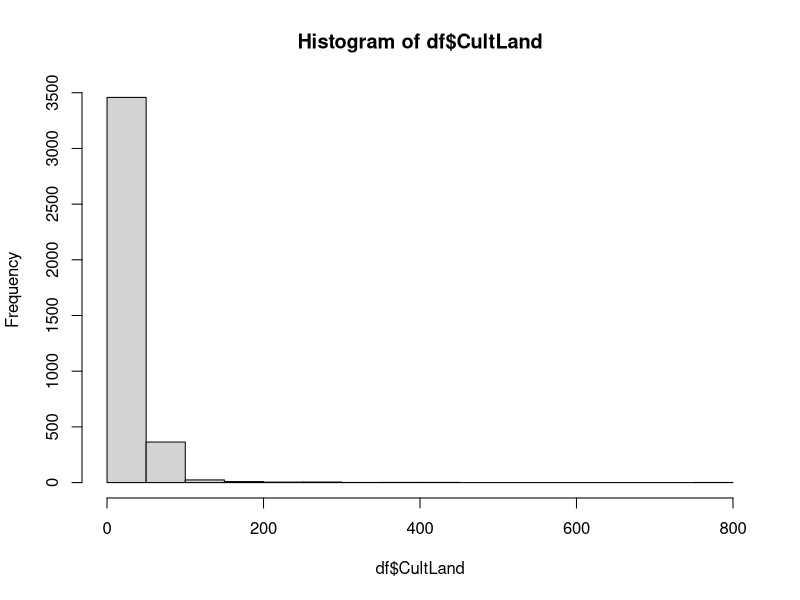
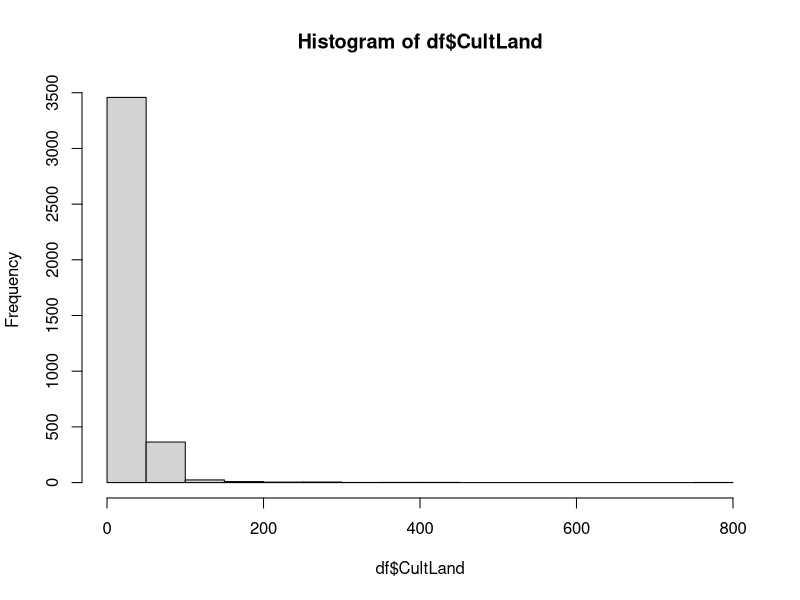
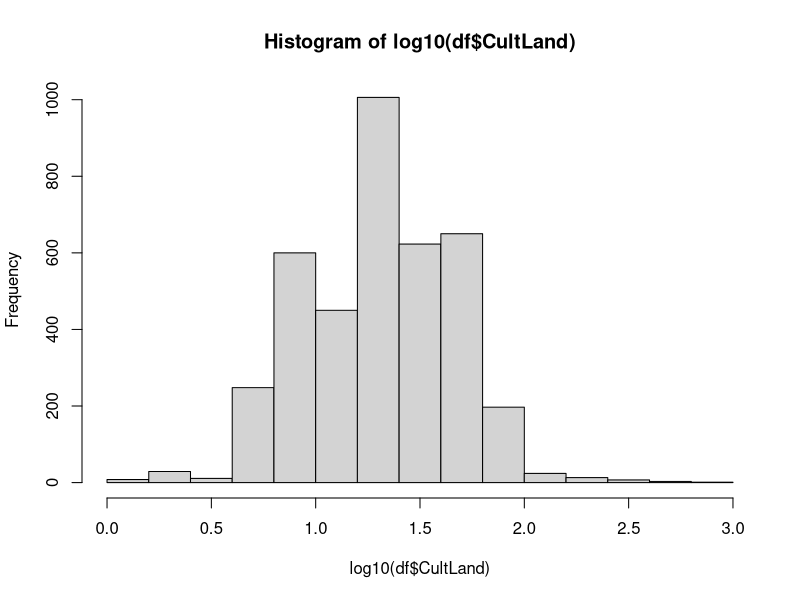
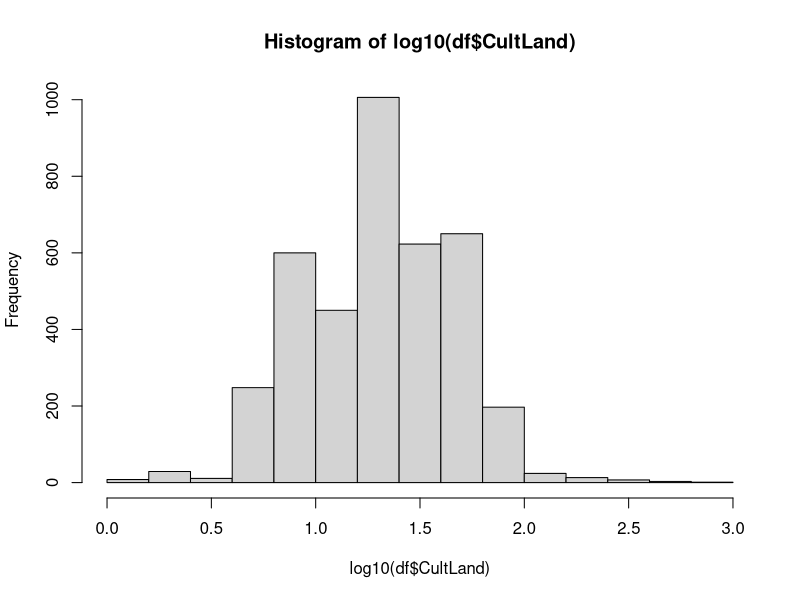
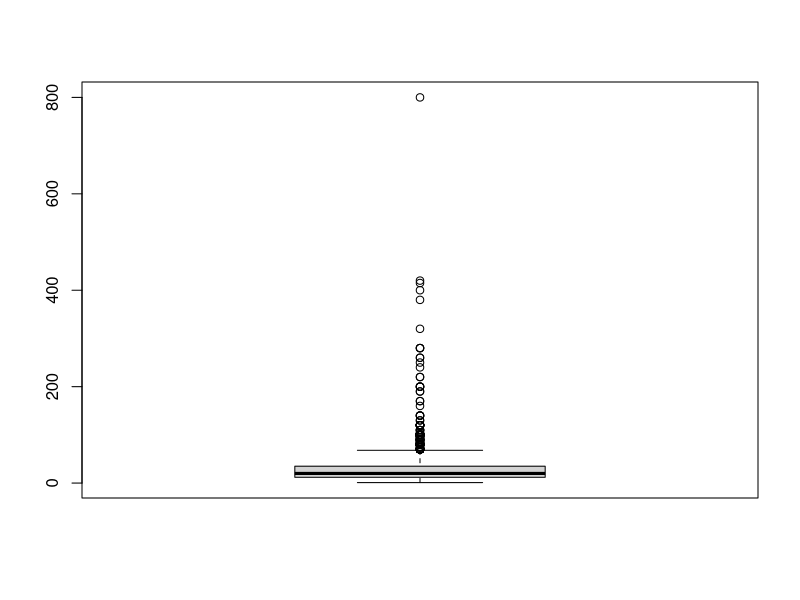
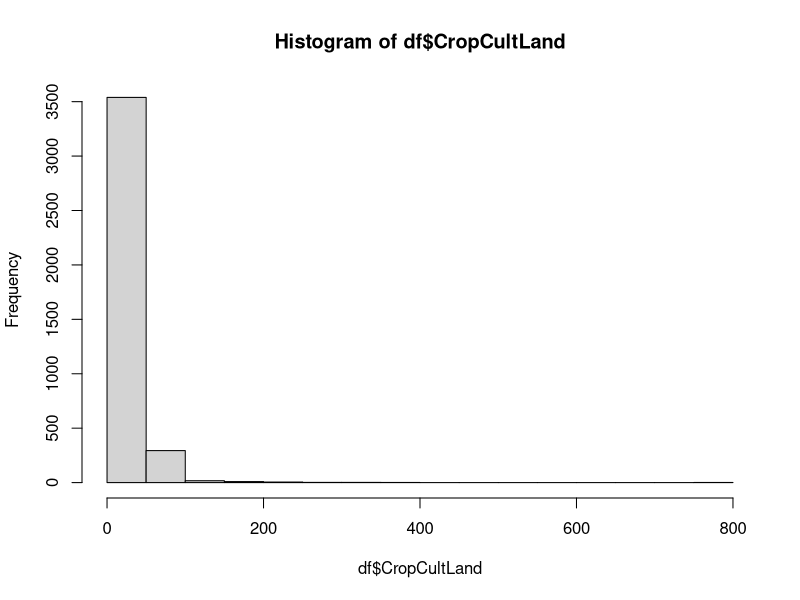
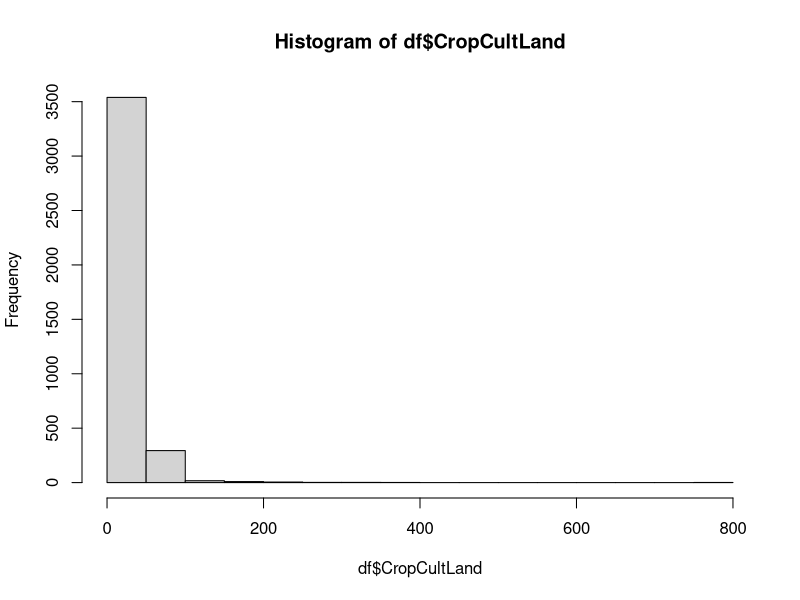
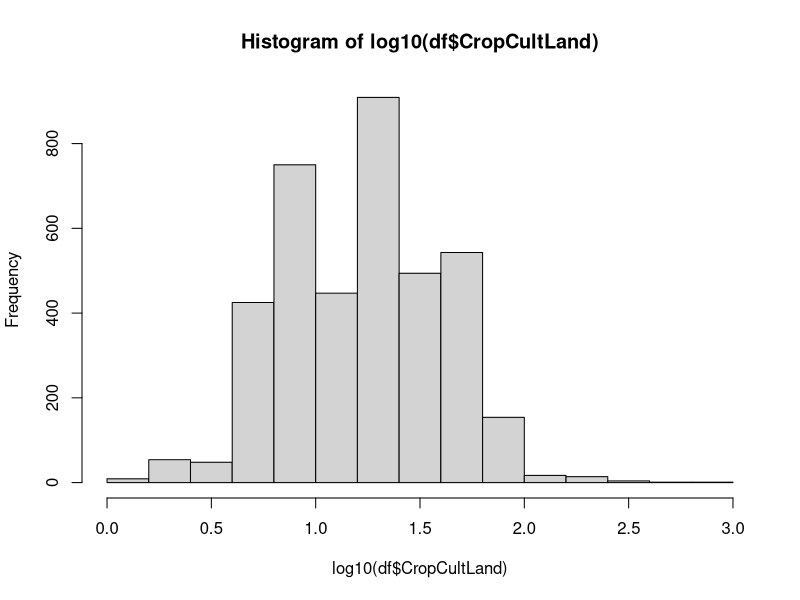

The R source for these figures, in order:
library(dplyr)
library(ggplot2)

df <- read.csv("./data/Train.csv") %>%
 mutate(across(c(CropTillageDate, RcNursEstDate, SeedingSowingTransplanting,
          Harv_date, Threshing_date), as.Date))
var_description <- read.csv("./data/VariableDescription.csv")
var_description <- var_description %>%
 mutate(class = vapply(df[, -1], class, FUN.VALUE = character(1)),
        NAs = vapply(df[, -1], function(x) {sum(is.na(x))}, FUN.VALUE = integer(1)))

str(df)
table(apply(df, 1, function(x) {sum(is.na(x))}))

# reduce the number of levels
table(df$LandPreparationMethod)
unique(unlist(strsplit(df$LandPreparationMethod, " ")))
df %>% mutate(mapply(function(x, methods_vec) {
        output <- as.integer(methods_vec %in% x)
        names(output) <- paste("LPM", methods_vec, sep = "_")
        output}, strsplit(LandPreparationMethod, " "),
        MoreArgs = list(methods_vec = unique(unlist(strsplit(LandPreparationMethod, " "))))) %>%
                t() %>% as_tibble())
        
table(df$NursDetFactor)
unique(unlist(strsplit(df$NursDetFactor, " ")))
df %>% mutate(mapply(function(x, methods_vec) {
        output <- as.integer(methods_vec %in% x)
        names(output) <- paste("NDF", methods_vec, sep = "_")
        output}, strsplit(NursDetFactor, " "),
        MoreArgs = list(methods_vec = unique(unlist(strsplit(NursDetFactor, " "))))) %>%
                t() %>% as_tibble())

table(df$TransDetFactor)
unique(unlist(strsplit(df$TransDetFactor, " ")))
df %>% mutate(mapply(function(x, methods_vec) {
        output <- as.integer(methods_vec %in% x)
        names(output) <- paste("TDF", methods_vec, sep = "_")
        output}, strsplit(TransDetFactor, " "),
        MoreArgs = list(methods_vec = unique(unlist(strsplit(TransDetFactor, " "))))) %>%
                t() %>% as_tibble())

table(df$OrgFertilizers)
unique(unlist(strsplit(df$OrgFertilizers, " ")))
df %>% mutate(mapply(function(x, methods_vec) {
        output <- as.integer(methods_vec %in% x)
        names(output) <- paste("OF", methods_vec, sep = "_")
        output}, strsplit(OrgFertilizers, " "),
        MoreArgs = list(methods_vec = unique(unlist(strsplit(OrgFertilizers, " "))))) %>%
                t() %>% as_tibble())

table(df$CropbasalFerts)
unique(unlist(strsplit(df$CropbasalFerts, " ")))
df %>% mutate(mapply(function(x, methods_vec) {
        output <- as.integer(methods_vec %in% x)
        names(output) <- paste("CF", methods_vec, sep = "_")
        output}, strsplit(CropbasalFerts, " "),
        MoreArgs = list(methods_vec = unique(unlist(strsplit(CropbasalFerts, " "))))) %>%
                t() %>% as_tibble())

table(df$FirstTopDressFert)
unique(unlist(strsplit(df$FirstTopDressFert, " ")))
df %>% mutate(mapply(function(x, methods_vec) {
        output <- as.integer(methods_vec %in% x)
        names(output) <- paste("FTDF", methods_vec, sep = "_")
        output}, strsplit(FirstTopDressFert, " "),
        MoreArgs = list(methods_vec = unique(unlist(strsplit(FirstTopDressFert, " "))))) %>%
                t() %>% as_tibble())

# transform character columns to factor columns
df <- df %>% mutate(across(c(District, Block, CropEstMethod,
                             TransplantingIrrigationSource,
                             TransplantingIrrigationPowerSource,
                             PCropSolidOrgFertAppMethod, MineralFertAppMethod,
                             MineralFertAppMethod.1, Harv_method, Threshing_method,
                             Stubble_use), as.factor))

# rename unnamed factor level
levels(df$TransplantingIrrigationSource)[
 levels(df$TransplantingIrrigationSource) == ""] <- "unknown"
levels(df$TransplantingIrrigationPowerSource)[
 levels(df$TransplantingIrrigationPowerSource) == ""] <- "unknown"
levels(df$PCropSolidOrgFertAppMethod)[
 levels(df$PCropSolidOrgFertAppMethod) == ""] <- "unknown"
levels(df$MineralFertAppMethod.1)[levels(df$MineralFertAppMethod.1) == ""] <- "unknown"

#### explore numeric/integer columns ####
summary(df$CultLand)
plot(hist(df$CultLand))
plot(hist(log10(df$CultLand)))
boxplot(df$CultLand)

summary(df$CropCultLand)
plot(hist(df$CropCultLand))
plot(hist(log10(df$CropCultLand)))
boxplot(df$CropCultLand)

summary(df$CropCultLand / df$CultLand) # potential new column

summary(df$CropTillageDepth)
plot(hist(df$CropTillageDepth))
boxplot(df$CropTillageDepth)

summary(df$SeedlingsPerPit)
boxplot(df$SeedlingsPerPit) 
df$SeedlingsPerPit[order(df$SeedlingsPerPit, decreasing = TRUE)][1:10]
# the data point with 442 seems to be an incorrect value
boxplot((df %>% filter(SeedlingsPerPit < 400))$SeedlingsPerPit)
plot(hist((df %>% filter(SeedlingsPerPit < 400))$SeedlingsPerPit))

summary(df$TransplantingIrrigationHours)
boxplot(df$TransplantingIrrigationHours)
df$TransplantingIrrigationHours[order(df$TransplantingIrrigationHours, decreasing = TRUE)][1:10]
# the data point with 2000 seems to be an incorrect value
boxplot((df %>% filter(TransplantingIrrigationHours < 500))$TransplantingIrrigationHours)
plot(hist((df %>% filter(TransplantingIrrigationHours < 500))$TransplantingIrrigationHours))

summary(df$TransIrriCost)
boxplot(df$TransIrriCost)
df$TransIrriCost[order(df$TransIrriCost, decreasing = TRUE)][1:10]
# the data point with 6000 seems to be an incorrect value
boxplot((df %>% filter(TransIrriCost < 5000))$TransIrriCost)
plot(hist((df %>% filter(TransIrriCost < 5000))$TransIrriCost))

summary(df$StandingWater)
boxplot(df$StandingWater)
plot(hist(df$StandingWater))

summary(df$Ganaura)
boxplot(df$Ganaura)
df$Ganaura[order(df$Ganaura, decreasing = TRUE)][1:10]
plot(hist(df$Ganaura))
summary(df$Ganaura / (df$NoFertilizerAppln * df$CultLand))

summary(df$CropOrgFYM)
boxplot(df$CropOrgFYM)
df$CropOrgFYM[order(df$CropOrgFYM, decreasing = TRUE)][1:10]
plot(hist(df$CropOrgFYM))
summary(df$CropOrgFYM / (df$NoFertilizerAppln * df$CultLand))

summary(df$NoFertilizerAppln)
boxplot(df$NoFertilizerAppln)
plot(hist(df$NoFertilizerAppln))

summary(df$BasalDAP)
boxplot(df$BasalDAP)
plot(hist(df$BasalDAP))

summary(df$BasalUrea)
boxplot(df$BasalUrea)
plot(hist(df$BasalUrea))

summary(df$X1tdUrea)
boxplot(df$X1tdUrea)
plot(hist(df$X1tdUrea))

summary(df$X1appDaysUrea)
boxplot(df$X1appDaysUrea)
df$X1appDaysUrea[order(df$X1appDaysUrea, decreasing = TRUE)][1:10]
# the data point with 332 seems to be an incorrect value
boxplot((df %>% filter(X1appDaysUrea < 300))$X1appDaysUrea)
plot(hist((df %>% filter(X1appDaysUrea < 300))$X1appDaysUrea))

summary(df$X2tdUrea)
boxplot(df$X2tdUrea)
plot(hist(df$X2tdUrea))

summary(df$X2appDaysUrea)
boxplot(df$X2appDaysUrea)
plot(hist(df$X2appDaysUrea))

summary(df$Harv_hand_rent)
boxplot(df$Harv_hand_rent)
df$Harv_hand_rent[order(df$Harv_hand_rent, decreasing = TRUE)][1:10]
# the data point with 60000 seems to be an incorrect value
boxplot((df %>% filter(Harv_hand_rent < 30000))$Harv_hand_rent)
plot(hist((df %>% filter(Harv_hand_rent < 30000))$Harv_hand_rent))

summary(df$Residue_length)
boxplot(df$Residue_length)
plot(hist(df$Residue_length))

summary(df$Residue_perc)
boxplot(df$Residue_perc)
plot(hist(df$Residue_perc))

summary(df$Acre)
boxplot(df$Acre)
plot(hist(df$Acre))

summary(df$Yield)
boxplot(df$Yield)
plot(hist(df$Yield))

summary(df$Yield / df$Acre)
boxplot(df$Yield / df$Acre)
plot(hist(df$Yield / df$Acre))

#### Date variables ####
ftable(df$NursDetFactor, is.na(df$RcNursEstDate))
table(df$RcNursEstDate - df$CropTillageDate)
table(df$RcNursEstDate - df$CropTillageDate < 0)
table(df$RcNursEstDate - df$SeedingSowingTransplanting < 0)
table(df$CropTillageDate - df$SeedingSowingTransplanting < 0)
table(df$SeedingSowingTransplanting - df$Harv_date < 0) # the three false are incorrect
table(df$SeedingSowingTransplanting - df$Harv_date > -40)
df[which(df$SeedingSowingTransplanting - df$Harv_date > -50 &
        df$SeedingSowingTransplanting - df$Harv_date < 0), ]
table(months(df$Harv_date))
df %>% rowwise() %>%
        mutate(LPrepDate = min(RcNursEstDate, CropTillageDate, na.rm = TRUE),
               X2Date = LPrepDate + X1appDaysUrea + X2appDaysUrea) %>%
        filter(!is.na(X2Date) & X2Date - Harv_date >= 0) %>%
        select(Harv_date, X2Date, SeedingSowingTransplanting,
               RcNursEstDate, CropTillageDate, Threshing_date, NoFertilizerAppln) %>%
        View()
table(df$Harv_date - df$Threshing_date <= 0)


View(df[which(df$Yield / df$Acre > 15000),])

ggplot(df, aes(x = Yield/Acre, group = District)) +
        geom_histogram(aes(y = stat(density) * 80), bins = 80) +
        facet_wrap(~District)

ftable(df$Block, df$Yield / df$Acre > 10000)
ftable(df$Block, df$Yield / df$Acre < 50)
df %>% group_by(Block) %>% summarise(n(), length(unique(Yield/Acre)))